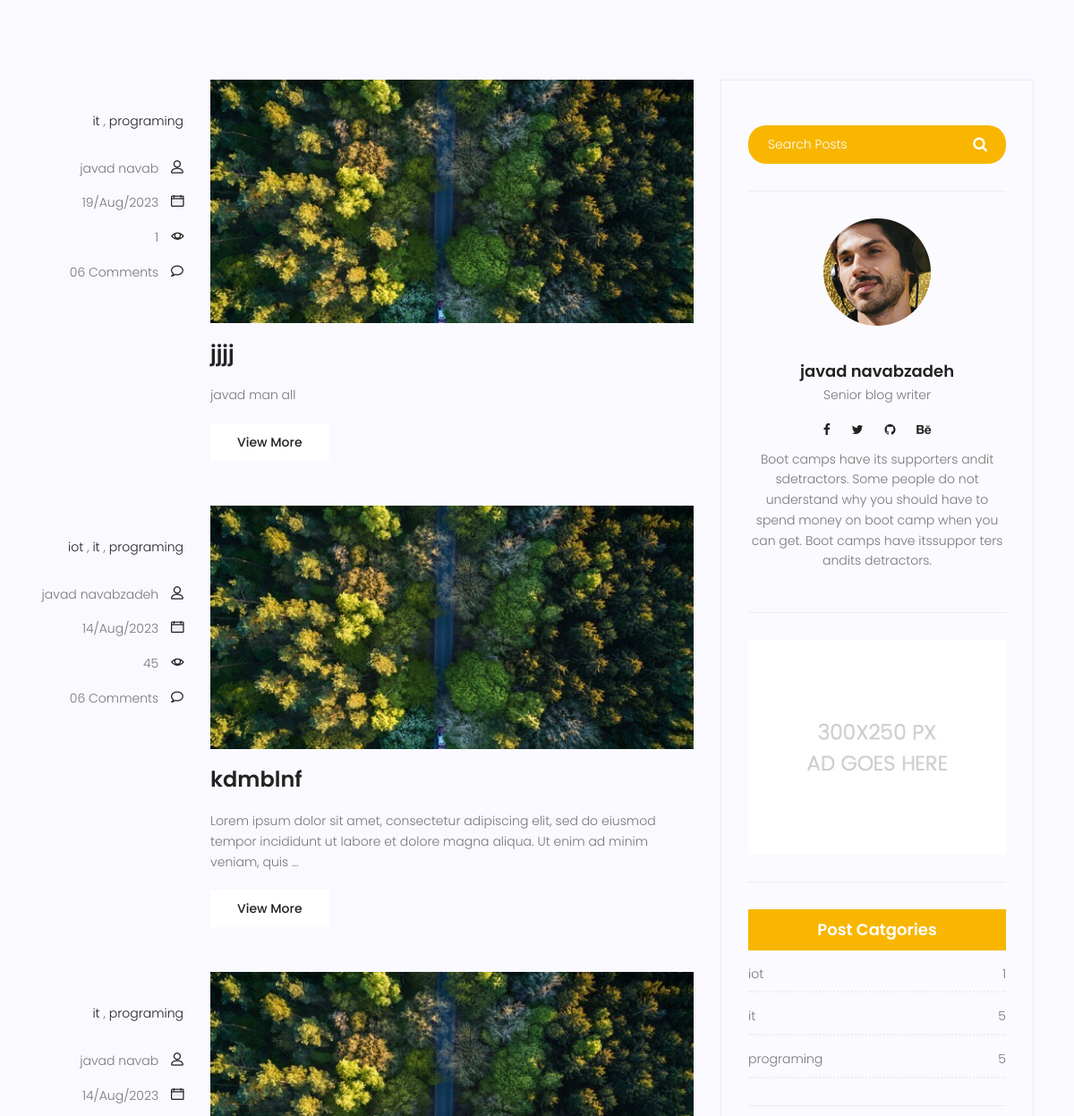
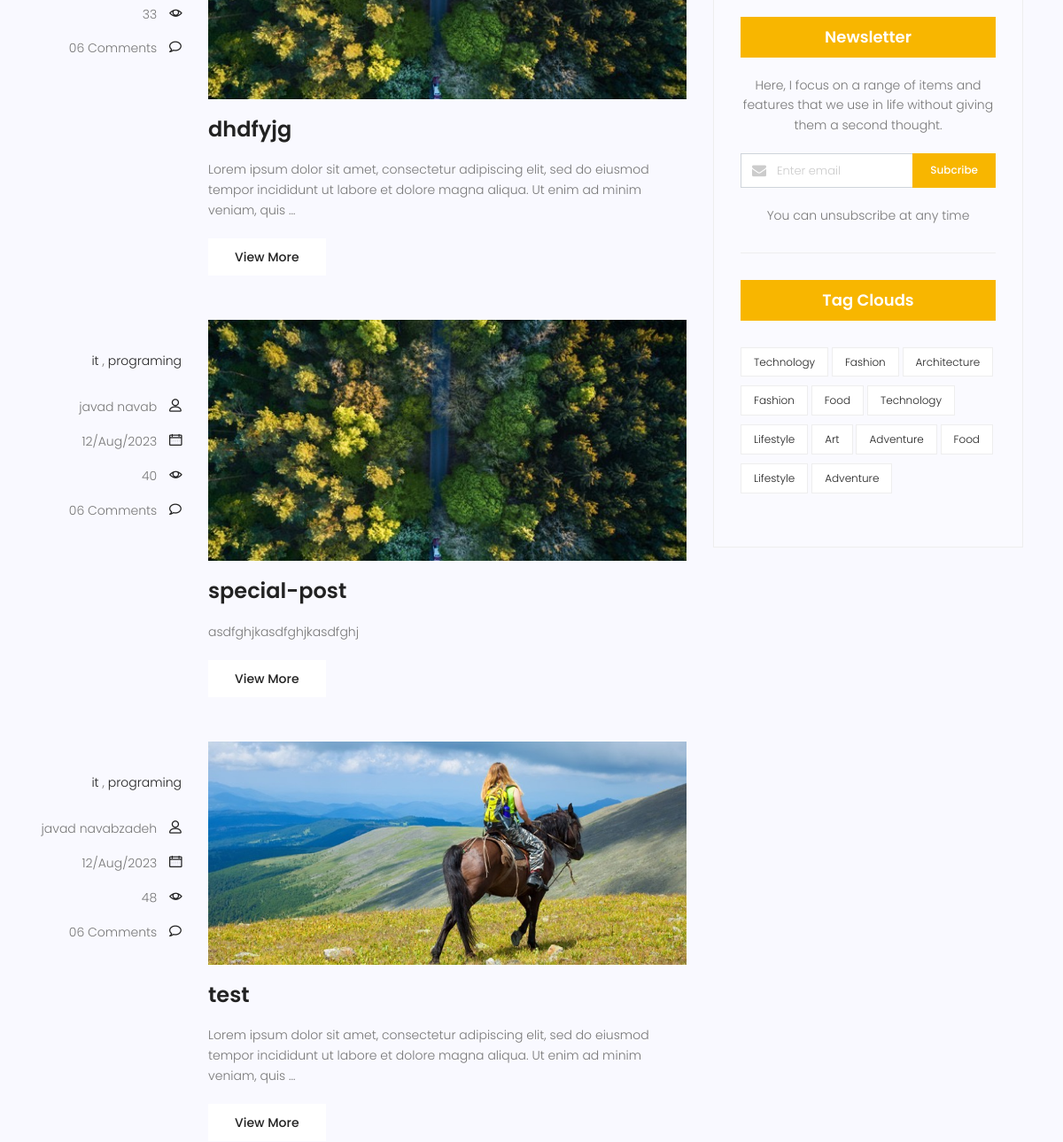
Page /blog/ (middle part) on the earlier database version (2 pictures, top to bottom).
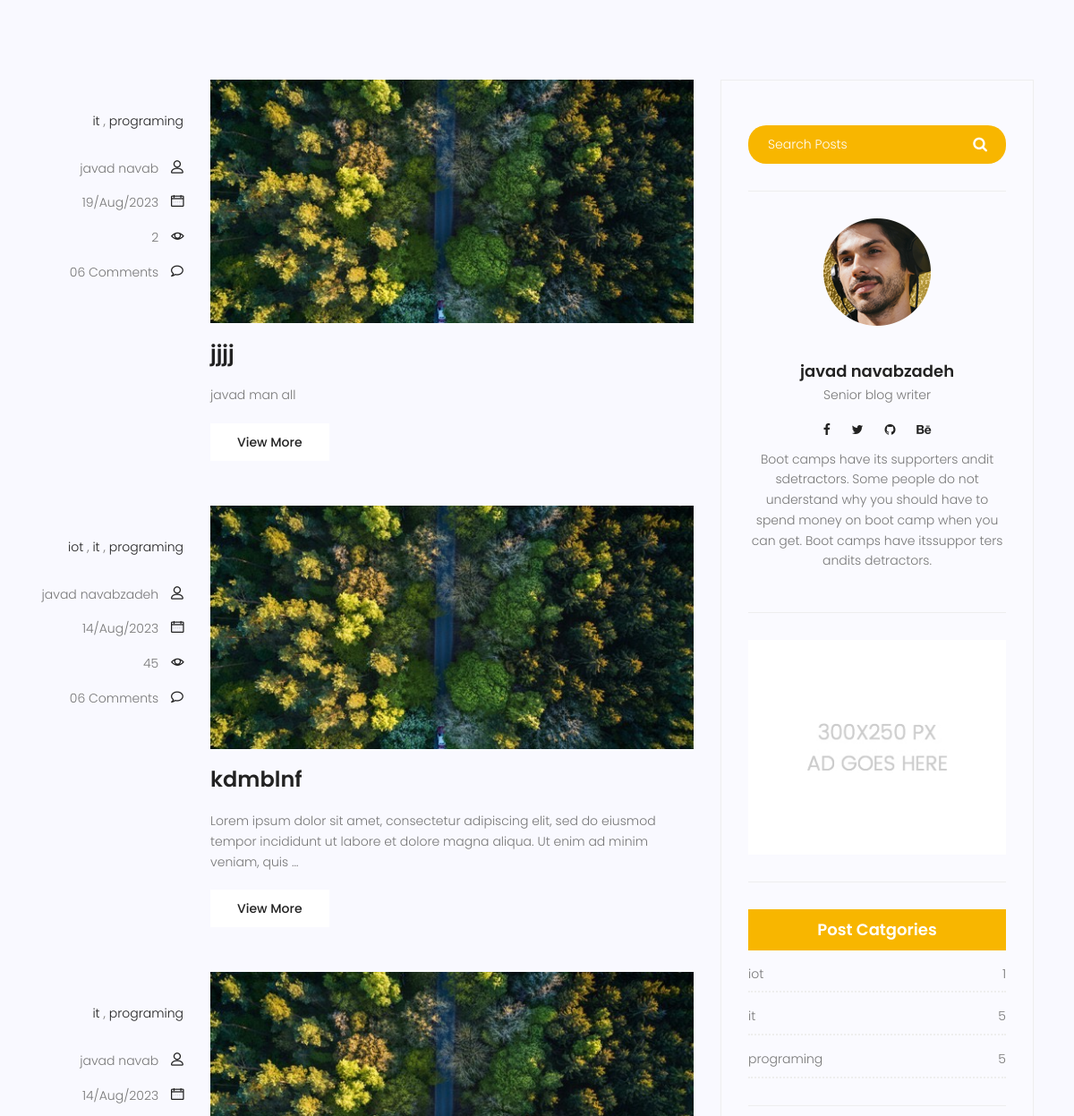
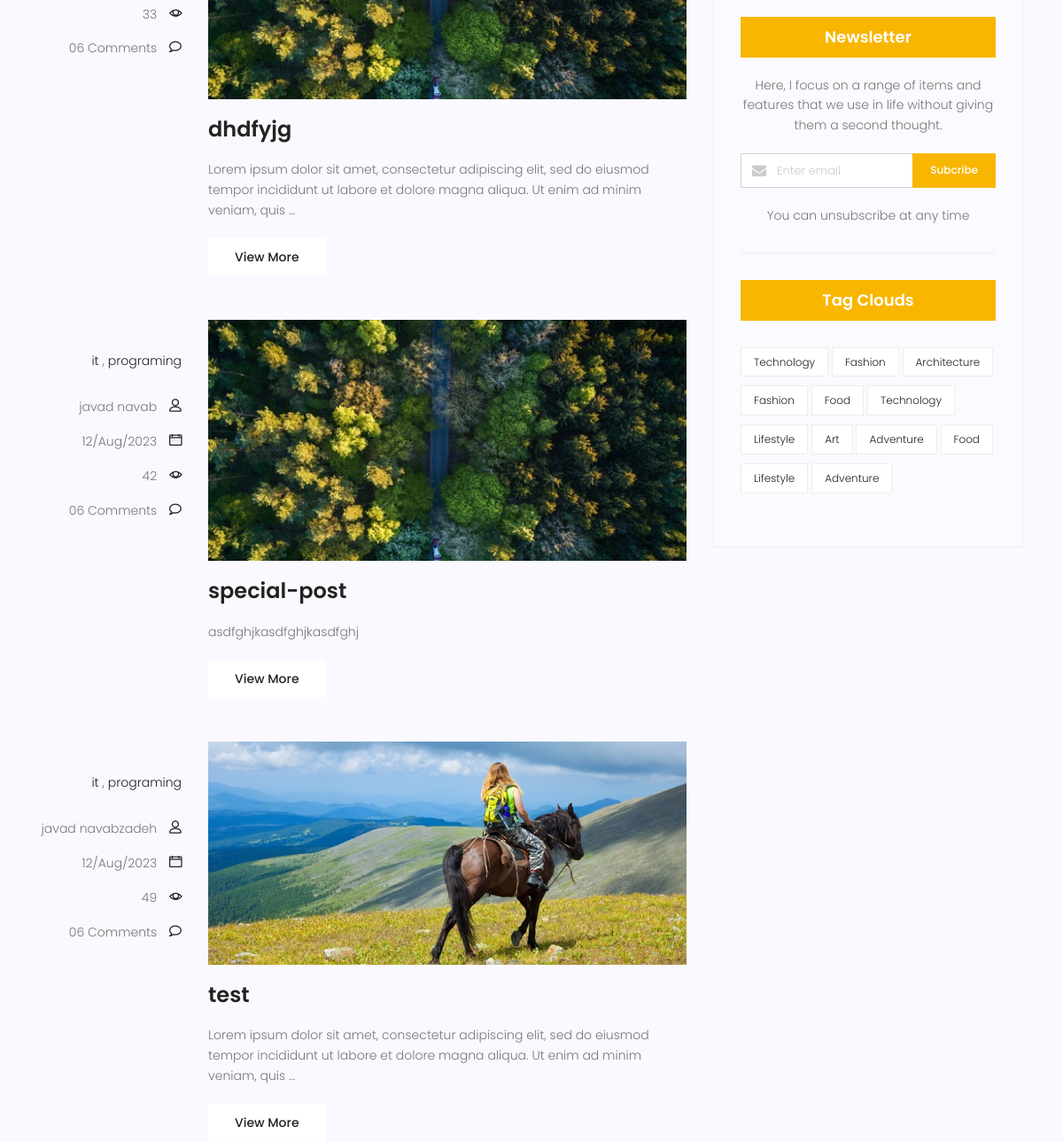
Same page on the later database version (2 pictures, top to bottom).
### blog/models.py (models this page shows, shortened)
class post(models.Model):
    image = models.ImageField(upload_to='blog/' , default='blog/default.jpg')
    author = models.ForeignKey(User , on_delete=models.SET_NULL , null=True)
    title = models.CharField(max_length=255)
    content = models.TextField()
    category = models.ManyToManyField(category)
    counted_views = models.IntegerField(default=0)
    status = models.BooleanField(default=False)
    published_at = models.DateTimeField(null=True)
    created_at = models.DateTimeField(auto_now_add=True)
    updated_at = models.DateTimeField(auto_now=True )
    class Meta:
        ordering = ['-created_at']

### blog/views.py (the view)
# urls.py: path('' , blog ,name='blog'),
def blog(request , **kwargs):
    t = datetime.datetime.now()
    posts = post.objects.filter( status=True , published_at__lte=t)
    if kwargs.get('cat_name'):
        posts = posts.filter(category__name=kwargs['cat_name'])
    if kwargs.get('author_username'):
        posts = posts.filter(author__username=kwargs['author_username'])
    posts = Paginator(posts ,6)
    try:
        page_number = request.GET.get('page')
        posts = posts.get_page(page_number)
    except PageNotAnInteger:
        posts = posts.get_page(1)
    except EmptyPage:
        posts = posts.get_page(1)
    context = {'posts' : posts }
    return render(request,'blog/blog-home.html' , context)

### blog/models.py (called while the page is built)
    def __str__(self):
        return self.name

### blog/templatetags/blog_tags.py (called while the page is built)
@register.inclusion_tag('blog/blog-category.html')
def postcategories():
    posts = post.objects.filter(status = True)
    categories = category.objects.all()
    cat_dict = {}
    for name in categories:
        cat_dict[name]=posts.filter(category=name).count()
    return {'categories':cat_dict}

### templates/blog/blog-home.html (shortened to what the changed rows need)
{% extends 'base.html' %} {% load static %} {% load blog_tags %} {% block content %}
<section class="post-content-area">
  <div class="container">
    <div class="row">
      <div class="col-lg-8 posts-list">
        {% for post in posts %}
        <div class="single-post row">
          <div class="col-lg-3 col-md-3 meta-details">
            <ul class="tags">
              {% for cat in post.category.all %}
              <li>
                <a href="{% url 'blog:category' cat_name=cat.name %}"
                  >{{cat.name}}</a
                >
              </li>
              {% if not forloop.last %} , {% endif %} {% endfor %}
            </ul>
            <div class="user-details row">
              <p class="user-name col-lg-12 col-md-12 col-6">
                <a
                  href="{% url 'blog:author' author_username=post.author.username %}"
                  >{{post.author.get_full_name}}</a
                >
                <span class="lnr lnr-user"></span>
              </p>
              <p class="date col-lg-12 col-md-12 col-6">
                <a href="#">{{post.published_at|date:"d/M/Y"}}</a>
                <span class="lnr lnr-calendar-full"></span>
              </p>
              <p class="view col-lg-12 col-md-12 col-6">
                <a href="#">{{post.counted_views}}</a>
                <span class="lnr lnr-eye"></span>
              </p>
              <p class="comments col-lg-12 col-md-12 col-6">
                <a href="#">06 Comments</a> <span class="lnr lnr-bubble"></span>
              </p>
            </div>
          </div>
          <div class="col-lg-9 col-md-9">
            <div class="feature-img">
              <img class="img-fluid" src="{{post.image.url}}" alt="" />
            </div>
            <a class="posts-title" href="{% url 'blog:single' pid=post.id %}"
              ><h3>{{post.title}}</h3></a
            >
            <p class="excert">{{post.content|truncatewords:25}}</p>
            <a href="{% url 'blog:single' pid=post.id %}" class="primary-btn"
              >View More</a
            >
          </div>
        </div>
        {% endfor %}
      </div>
    </div>
  </div>
</section>
{% endblock %}

Differences in the rows shown:
changed post "jjjj": counted_views "1" → "2"
changed post "special-post": counted_views "40" → "42"
changed post "test": counted_views "48" → "49"
